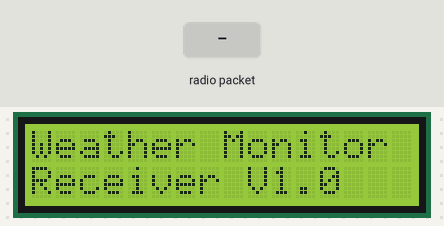
Simulated run of this sketch. Board: Arduino Uno, built with avr-gcc and run on an emulated ATmega328P. On the bench: 16×2 character LCD. The inputs (shaded band) are chosen by the test bench. No radio packets arrive unless stated; what the sketch prints to the serial monitor is not drawn.

Above: at 0.1 s.
At 2.2 s:
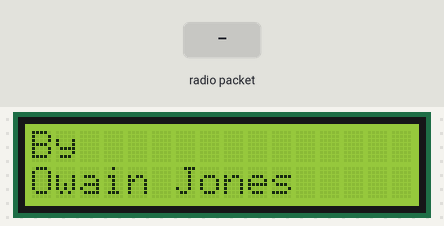
5.4 s: radio packet "0" arrives
At 6.6 s:
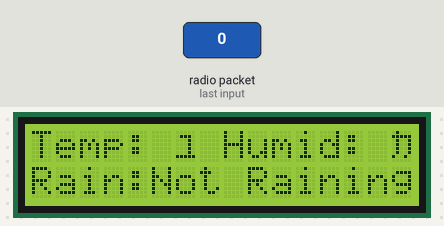
Timing chart, 0 to 8.4 s (numbered marks = the images above; inputs shaded):
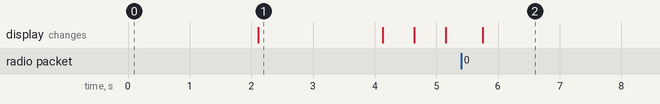

Measured:
- after the input at 5.4 s, the display: changes after 0.35 s (image 2)
- what the display in image 1 shows lasts 2.0 s, from 2.1 s to 4.1 s

The sketch:

Weather_Station_Receiver_v1.0.ino
```cpp
//load libraries
#include <VirtualWire.h>
#include <Wire.h>
#include <LCD.h>
#include <LiquidCrystal_I2C.h>

//Initialise the LCD
LiquidCrystal_I2C  lcd(0x27, 2, 1, 0, 4, 5, 6, 7); // 0x27 is the I2C bus address for an unmodified backpack

int i;    //and integer used to count

boolean isSignal = 1; //1=yes 0=no

int rain = 0;
int rainVal = 0;

String rainState[] = {"Not Raining", "Raining", "Heavy Rain"};

long sigDown = 0; //time until no signal is displayed on screen after signal loss
long sigDownCount = 20000; //same as sigDown

void setup() {
  Serial.begin(9600);

  lcd.begin (16, 2); // for 16 x 2 LCD module
  lcd.setBacklightPin(3, POSITIVE);
  lcd.setBacklight(HIGH);

  pinMode(12, OUTPUT);

  //Define the receiver pin and rate
  vw_set_rx_pin(12);       //Sets pin D12 as the RX Pin
  vw_setup(2000);       // Bits per sec
  vw_rx_start();           // Start the receiver PLL running

  lcd.home (); // set cursor to 0,0
  lcd.print("Weather Monitor");
  lcd.setCursor (0, 1);       // go to start of 2nd line
  lcd.print("Receiver V1.0");
  delay(2000);
  lcd.clear();
  lcd.home (); // set cursor to 0,0
  lcd.print("By");
  lcd.setCursor (0, 1);       // go to start of 2nd line
  lcd.print("Owain Jones");
  delay(2000);
}

void loop() {

  uint8_t buf[VW_MAX_MESSAGE_LEN];
  uint8_t buflen = VW_MAX_MESSAGE_LEN;
  lcd.setCursor(0, 0);

  if ( vw_get_message(buf, &buflen) ) {

    digitalWrite(13, HIGH);

    rain = buf[10];

    rainCode();

    Serial.println("===received ints===");
    Serial.print("Temp: ");
    Serial.write(buf[2]);
    Serial.write(buf[3]);
    Serial.print("  Humidity: ");
    Serial.write(buf[6]);
    Serial.write(buf[7]);
    Serial.print("  Rain number: ");
    Serial.write(rain);
    Serial.print("  Rain ascii: ");
    Serial.print(rain);
    Serial.print("  RainVal: ");
    Serial.write(rainVal);
    Serial.print("  Rain state:  ");
    Serial.println(rainState[rainVal]);
    Serial.println("==========");

    lcd.clear();
    lcd.home (); // set cursor to 0,0
    lcd.print("Temp:");
    lcd.write(buf[2]);
    lcd.write(buf[3]);
    lcd.print(" Humid:");
    lcd.write(buf[6]);
    lcd.write(buf[7]);
    lcd.setCursor (0, 1);       // go to start of 2nd line
    lcd.print("Rain:");
    lcd.print(rainState[rainVal]);

    sigDown = sigDownCount;
    isSignal = 1;

  }

  else {
    digitalWrite(13, LOW);
    sigDown--;

    Serial.print("sigDown");
    Serial.println(sigDown);

    if (sigDown < 0) {
      if (isSignal == 1) {
        lcd.clear();
        isSignal = 0;
      }
      lcd.print("NO SIGNAL");
      lcd.setCursor(0, 1);
      lcd.print(sigDown);

      Serial.println("NO SIGNAL");

      delay(500);
    }

  }
}
```

rainCode.ino
```cpp
void rainCode() {

  if (rain == 48) {
    rainVal = 0;
  }

  else if (rain == 50) {
    rainVal = 2;
  }

  else if (rain == 49) {
    rainVal = 1;
  }

}
```
